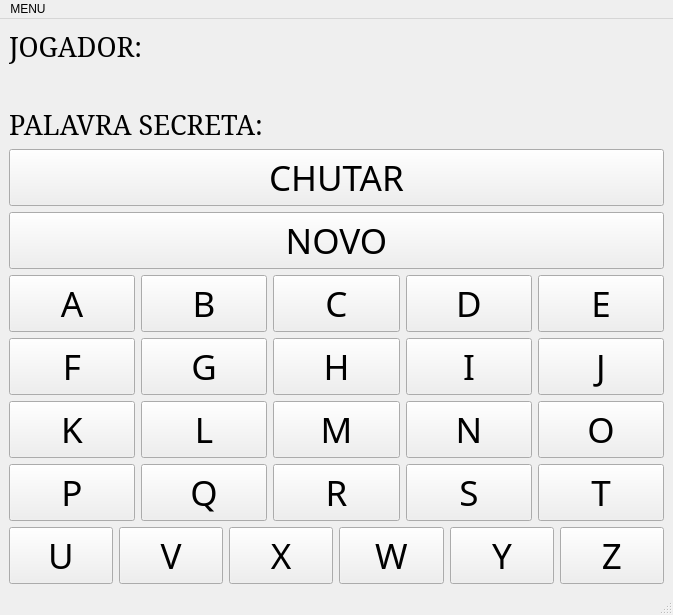
<?xml version="1.0" encoding="UTF-8"?>
<ui version="4.0">
 <class>MainWindow</class>
 <widget class="QMainWindow" name="MainWindow">
  <property name="geometry">
   <rect>
    <x>0</x>
    <y>0</y>
    <width>673</width>
    <height>615</height>
   </rect>
  </property>
  <property name="windowTitle">
   <string>MainWindow</string>
  </property>
  <widget class="QWidget" name="jogo">
   <property name="font">
    <font>
     <family>Gill Sans Ultra Bold</family>
     <pointsize>26</pointsize>
     <weight>50</weight>
     <bold>false</bold>
    </font>
   </property>
   <layout class="QGridLayout" name="gridLayout">
    <item row="0" column="0">
     <layout class="QVBoxLayout" name="device">
      <item>
       <layout class="QVBoxLayout" name="display">
        <item>
         <layout class="QHBoxLayout" name="jogador">
          <item>
           <layout class="QVBoxLayout" name="dados">
            <item>
             <layout class="QHBoxLayout" name="jogador_dados">
              <item>
               <widget class="QLabel" name="nome">
                <property name="font">
                 <font>
                  <family>Elephant</family>
                  <pointsize>20</pointsize>
                  <weight>50</weight>
                  <bold>false</bold>
                  <underline>false</underline>
                 </font>
                </property>
                <property name="text">
                 <string>JOGADOR:</string>
                </property>
                <property name="alignment">
                 <set>Qt::AlignLeading|Qt::AlignLeft|Qt::AlignTop</set>
                </property>
               </widget>
              </item>
              <item>
               <widget class="QLabel" name="nome_jogador">
                <property name="font">
                 <font>
                  <family>Elephant</family>
                  <pointsize>20</pointsize>
                  <weight>50</weight>
                  <bold>false</bold>
                 </font>
                </property>
                <property name="text">
                 <string/>
                </property>
                <property name="alignment">
                 <set>Qt::AlignRight|Qt::AlignTop|Qt::AlignTrailing</set>
                </property>
               </widget>
              </item>
             </layout>
            </item>
            <item>
             <layout class="QHBoxLayout" name="jogo_dados">
              <item>
               <widget class="QLabel" name="lbl_palavra">
                <property name="enabled">
                 <bool>true</bool>
                </property>
                <property name="font">
                 <font>
                  <family>Elephant</family>
                  <pointsize>20</pointsize>
                  <weight>50</weight>
                  <italic>false</italic>
                  <bold>false</bold>
                  <underline>false</underline>
                  <strikeout>false</strikeout>
                 </font>
                </property>
                <property name="text">
                 <string>PALAVRA SECRETA:</string>
                </property>
                <property name="alignment">
                 <set>Qt::AlignBottom|Qt::AlignLeading|Qt::AlignLeft</set>
                </property>
               </widget>
              </item>
              <item>
               <widget class="QLabel" name="palavra_velada">
                <property name="font">
                 <font>
                  <family>Gill Sans Ultra Bold Condensed</family>
                  <pointsize>28</pointsize>
                  <weight>50</weight>
                  <bold>false</bold>
                 </font>
                </property>
                <property name="text">
                 <string/>
                </property>
                <property name="alignment">
                 <set>Qt::AlignBottom|Qt::AlignHCenter</set>
                </property>
               </widget>
              </item>
             </layout>
            </item>
           </layout>
          </item>
         </layout>
        </item>
        <item>
         <widget class="QPushButton" name="btn_chutar">
          <property name="text">
           <string>CHUTAR</string>
          </property>
         </widget>
        </item>
        <item>
         <widget class="QPushButton" name="btn_novo">
          <property name="text">
           <string>NOVO</string>
          </property>
         </widget>
        </item>
        <item>
         <layout class="QHBoxLayout" name="ae">
          <item>
           <widget class="QPushButton" name="btn_a">
            <property name="text">
             <string>A</string>
            </property>
           </widget>
          </item>
          <item>
           <widget class="QPushButton" name="btn_b">
            <property name="text">
             <string>B</string>
            </property>
           </widget>
          </item>
          <item>
           <widget class="QPushButton" name="btn_c">
            <property name="text">
             <string>C</string>
            </property>
           </widget>
          </item>
          <item>
           <widget class="QPushButton" name="btn_d">
            <property name="text">
             <string>D</string>
            </property>
           </widget>
          </item>
          <item>
           <widget class="QPushButton" name="btn_e">
            <property name="text">
             <string>E</string>
            </property>
           </widget>
          </item>
         </layout>
        </item>
       </layout>
      </item>
      <item>
       <layout class="QVBoxLayout" name="teclado">
        <item>
         <layout class="QHBoxLayout" name="fj">
          <item>
           <widget class="QPushButton" name="btn_f">
            <property name="text">
             <string>F</string>
            </property>
           </widget>
          </item>
          <item>
           <widget class="QPushButton" name="btn_g">
            <property name="text">
             <string>G</string>
            </property>
           </widget>
          </item>
          <item>
           <widget class="QPushButton" name="btn_h">
            <property name="text">
             <string>H</string>
            </property>
           </widget>
          </item>
          <item>
           <widget class="QPushButton" name="btn_i">
            <property name="text">
             <string>I</string>
            </property>
           </widget>
          </item>
          <item>
           <widget class="QPushButton" name="btn_j">
            <property name="text">
             <string>J</string>
            </property>
           </widget>
          </item>
         </layout>
        </item>
        <item>
         <layout class="QHBoxLayout" name="ko">
          <item>
           <widget class="QPushButton" name="btn_k">
            <property name="text">
             <string>K</string>
            </property>
           </widget>
          </item>
          <item>
           <widget class="QPushButton" name="btn_l">
            <property name="text">
             <string>L</string>
            </property>
           </widget>
          </item>
          <item>
           <widget class="QPushButton" name="btn_m">
            <property name="text">
             <string>M</string>
            </property>
           </widget>
          </item>
          <item>
           <widget class="QPushButton" name="btn_n">
            <property name="text">
             <string>N</string>
            </property>
           </widget>
          </item>
          <item>
           <widget class="QPushButton" name="btn_o">
            <property name="text">
             <string>O</string>
            </property>
           </widget>
          </item>
         </layout>
        </item>
        <item>
         <layout class="QHBoxLayout" name="pt">
          <item>
           <widget class="QPushButton" name="btn_p">
            <property name="text">
             <string>P</string>
            </property>
           </widget>
          </item>
          <item>
           <widget class="QPushButton" name="btn_q">
            <property name="text">
             <string>Q</string>
            </property>
           </widget>
          </item>
          <item>
           <widget class="QPushButton" name="btn_r">
            <property name="text">
             <string>R</string>
            </property>
           </widget>
          </item>
          <item>
           <widget class="QPushButton" name="btn_s">
            <property name="text">
             <string>S</string>
            </property>
           </widget>
          </item>
          <item>
           <widget class="QPushButton" name="btn_t">
            <property name="text">
             <string>T</string>
            </property>
           </widget>
          </item>
         </layout>
        </item>
        <item>
         <layout class="QHBoxLayout" name="uz">
          <item>
           <widget class="QPushButton" name="btn_u">
            <property name="text">
             <string>U</string>
            </property>
           </widget>
          </item>
          <item>
           <widget class="QPushButton" name="btn_v">
            <property name="text">
             <string>V</string>
            </property>
           </widget>
          </item>
          <item>
           <widget class="QPushButton" name="btn_x">
            <property name="text">
             <string>X</string>
            </property>
           </widget>
          </item>
          <item>
           <widget class="QPushButton" name="btn_w">
            <property name="text">
             <string>W</string>
            </property>
           </widget>
          </item>
          <item>
           <widget class="QPushButton" name="btn_y">
            <property name="text">
             <string>Y</string>
            </property>
           </widget>
          </item>
          <item>
           <widget class="QPushButton" name="btn_z">
            <property name="text">
             <string>Z</string>
            </property>
           </widget>
          </item>
         </layout>
        </item>
       </layout>
      </item>
     </layout>
    </item>
   </layout>
  </widget>
  <widget class="QMenuBar" name="menubar">
   <property name="geometry">
    <rect>
     <x>0</x>
     <y>0</y>
     <width>673</width>
     <height>20</height>
    </rect>
   </property>
   <widget class="QMenu" name="menuMENU">
    <property name="title">
     <string>MENU</string>
    </property>
    <addaction name="actionRECORD"/>
   </widget>
   <addaction name="menuMENU"/>
  </widget>
  <widget class="QStatusBar" name="statusbar"/>
  <action name="actionRECORD">
   <property name="text">
    <string>RECORD</string>
   </property>
   <property name="font">
    <font>
     <family>Consolas</family>
    </font>
   </property>
  </action>
 </widget>
 <resources/>
 <connections/>
</ui>
